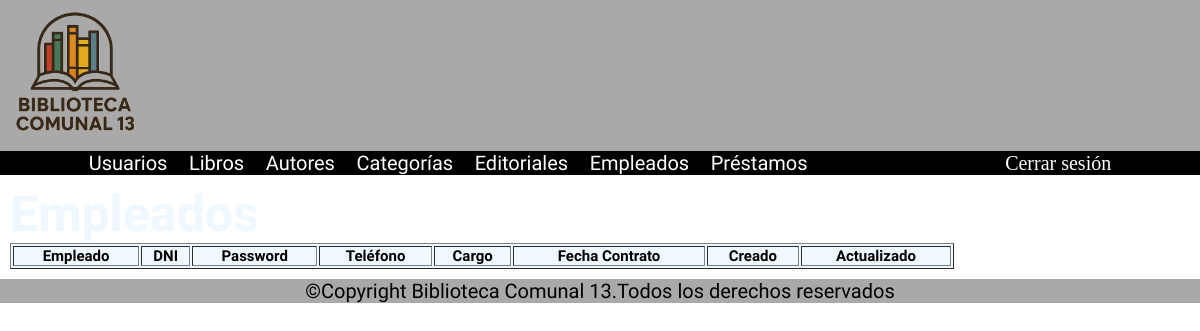
Page /empleados/lista/ on the earlier database version.
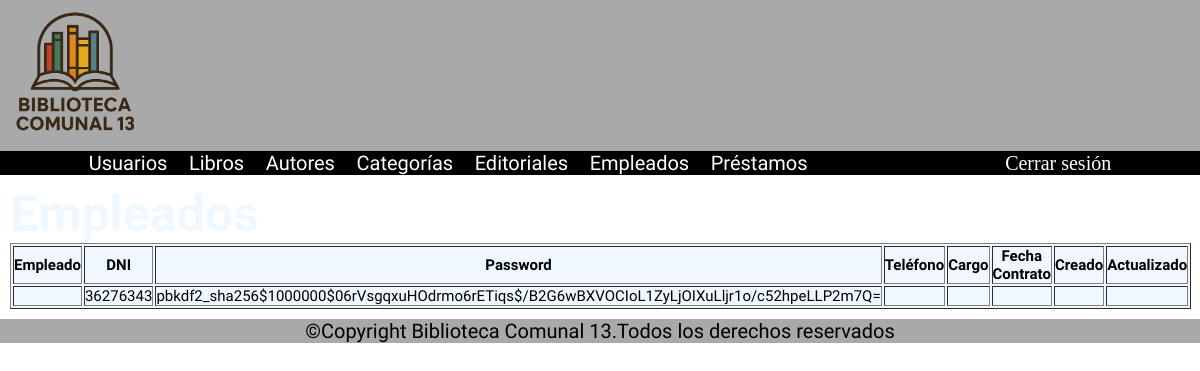
Same page on the later database version.
### apps/empleados/models.py (models this page shows, shortened)
class Empleado(AbstractBaseUser, PermissionsMixin):
    dni = models.CharField('DNI', max_length=20, unique=True)
    nombre = models.CharField('Nombre', max_length=150, blank=True)
    apellido = models.CharField('Apellido', max_length=150, blank=True)
    email = models.EmailField('Email', blank=True)
    is_staff = models.BooleanField('Staff', default=False)
    is_active = models.BooleanField('Activo', default=True)
    date_joined = models.DateTimeField('Fecha de alta', default=timezone.now)
    last_login = models.DateTimeField('Último login', blank=True, null=True)
    objects = EmpleadoManager()
    USERNAME_FIELD = 'dni'
    REQUIRED_FIELDS = ['nombre', 'apellido']
    class Meta:
        verbose_name = 'Empleado'
        verbose_name_plural = 'Empleados'

### apps/empleados/views.py (the view)
# urls.py: path('lista/', lista_empleados, name='lista_empleados'),
def lista_empleados(request):
    return render(request=request,
                  template_name='empleados.html',
                  context={"empleados":Empleado.objects.all()})

### templates/empleados.html (shortened to what this page needs)
{% load static %}
<!DOCTYPE html>
<html lang="en">
<head>
    <link rel="stylesheet" href="{% static 'css/styles.css' %}">
</head>
<body>
  <header>
    <img src="{% static './multimedia/logo_BC13.png' %}" width="150">
  </header>
  <nav class="nav__flex font__white">
    <ul class="bona-nova-sc-regular">
      <li><a href="{% url 'lista_usuarios' %}">Usuarios</a></li>
      <li><a href="{% url 'lista_libros' %}">Libros</a></li>
      <li><a href="{% url 'lista_autores' %}">Autores</a></li>
      <li><a href="{% url 'lista_categorias' %}">Categorías</a></li>
      <li><a href="{% url 'lista_editoriales' %}">Editoriales</a></li>
      <li><a href="{% url 'lista_empleados' %}">Empleados</a></li>
      <li><a href="{% url 'lista_prestamos' %}">Préstamos</a></li>
    </ul>
    <a href="{% url 'logout' %}">Cerrar sesión</a>
  </nav>
  <main>
    <h1 class="bona-nova-sc-bold font__white">Empleados</h1>
    <table border="1" class="bona-nova-sc-regular">
  <thead>
    <tr>
      <th><strong>Empleado</strong></th>
      <th><strong>DNI</strong></th>
      <th><strong>Password</strong></th>
      <th><strong>Teléfono</strong></th>
      <th><strong>Cargo</strong></th>
      <th><strong>Fecha Contrato</strong></th>
      <th><strong>Creado</strong></th>
      <th><strong>Actualizado</strong></th>
    </tr>
  </thead>
  <tbody>
    {%for empleado in empleados%}
    <tr>
      <td>{{empleado.nombre_empleado}}</td>
      <td>{{empleado.dni}}</td>
      <td>{{empleado.password}}</td>
      <td>{{empleado.telefono}}</td>
      <td>{{empleado.cargo}}</td>
      <td>{{empleado.fecha_contratacion}}</td>
      <td>{{empleado.created_at}}</td>
      <td>{{empleado.updated_at}}</td>
    </tr>
    {% endfor %}
  </tbody>
</table>
  </main>
  <footer>
    <p class="bona-nova-sc-regular align__center">©Copyright Biblioteca Comunal 13.Todos los derechos reservados</p>
  </footer>
</body>
</html>

Differences in the rows shown:
added Empleado: dni "36276343", password "pbkdf2_sha256$1000000$06rVsgqxuHOdrmo6rETiqs$/B2G6wBXVOCIoL1ZyLjOIXuLljr1o/c52hpeLLP2m7Q="
